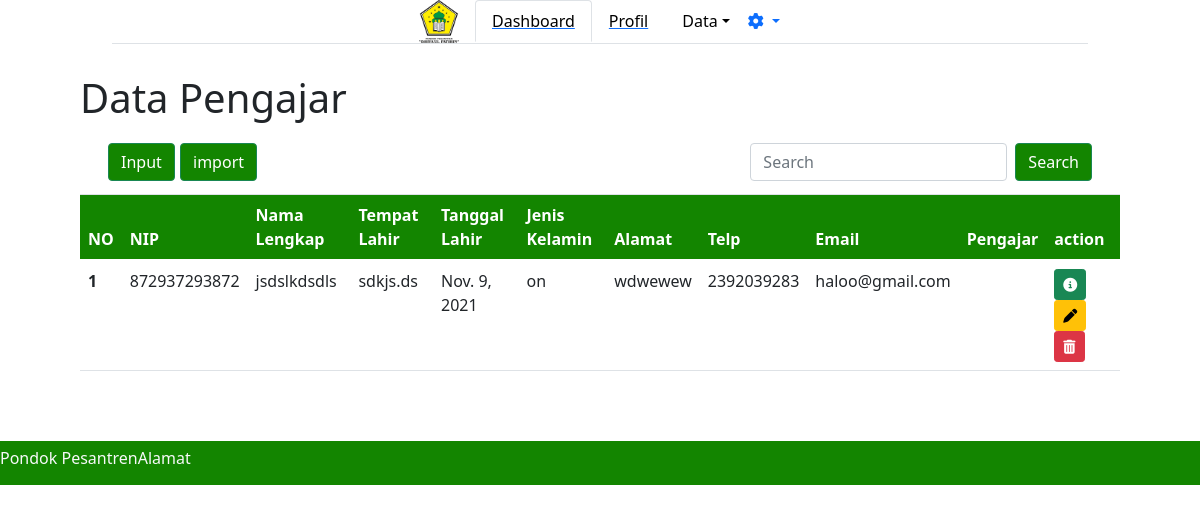
The app's page /adminpondok/datapengajar/, older data.
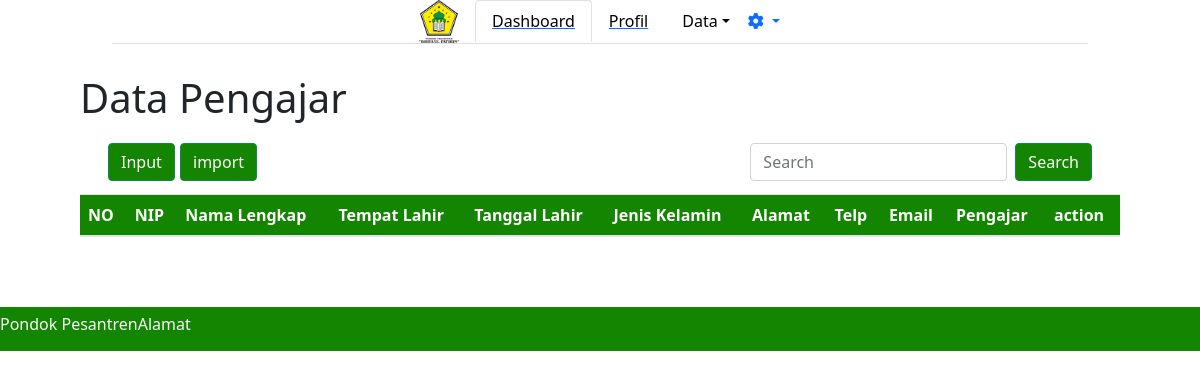
The same page, newer data.
### adminpondok/models.py (models this page shows)
class Pengajar(models.Model):
    kelamin = [
        ('Laki-Laki', 'Laki-Laki'),
        ('Perempuan', 'Perempuan'),
    ]
    NIP = models.IntegerField()
    nama_pengajar = models.CharField(max_length=30)
    tempat_lahir = models.CharField(max_length=20)
    tanggal_lahir = models.DateField()
    jk = models.CharField(max_length=9, choices=kelamin, default='')
    almt = models.TextField(default='')
    telp = models.IntegerField(default=0)
    email = models.CharField(default='', max_length=20)
    pngjr = models.CharField(max_length=10, default='')

### adminpondok/views.py (the view, shortened to what this page needs)
# urls.py: path('datapengajar/', views.datapengajar),
def datapengajar(req):
    pengajar = models.Pengajar.objects.all()
    return render(req, 'adminpondok/datapengajar.html', {
        'data': pengajar,
    })

### adminpondok/templates/adminpondok/datapengajar.html (shortened to what this page needs)
{% extends "adminpondok/base.html" %}
{% block content %}
<h1>Data Pengajar</h1>
<nav class="navbar navbar-light bg-white">
    <div class="container-fluid">
        <a class="navbar-brand">
            <button type="button" class="btn btn-success" data-bs-toggle="modal" data-bs-target="#staticBackdrop" style="background-color: #138500;">
                Input
            </button>
            <button type="button" class="btn btn-success" style="background-color: #138500;">
                import
            </button>
            </a>
            <form class="d-flex">
                <input class="form-control me-2" type="search" placeholder="Search" aria-label="Search">
                <button class="btn btn-success" style="background-color:#138500 ;" type="submit">Search</button>
            </form>
        </div>
    </nav>
</div>
<table class="table">
    <thead>
        <tr style="background-color: #138500; color: #FFFFFF ;">
            <th scope="col">NO</th>
            <th scope="col">NIP</th>
            <th scope="col">Nama Lengkap</th>
            <th scope="col">Tempat Lahir</th>
            <th scope="col">Tanggal Lahir</th>
            <th scope="col">Jenis Kelamin</th>
            <th scope="col">Alamat</th>
            <th scope="col">Telp</th>
            <th scope="col">Email</th>
            <th scope="col">Pengajar</th>
            <th scope="col">action</th>
        </tr>
    </thead>
    {% for d in data %}
    <tbody>
        <tr>
            <th scope="row">{{ forloop.counter }}</th>
            <td>{{d.NIP}}</td>
            <td>{{d.nama_pengajar}}</td>
            <td>{{d.tempat_lahir}}</td>
            <td>{{d.tanggal_lahir}}</td>
            <td>{{d.jk}}</td>
            <td>{{d.almt}}</td>
            <td>{{d.telp}}</td>
            <td>{{d.email}}</td>
            <td>{{d.pngjr}}</td>
            <td>
                <a class="btn btn-sm btn-success" href="/{{d.id}}/detail"><i class="fas fa-info-circle"></i></a>
                <a class="btn btn-sm btn-warning" data-bs-toggle="modal" data-bs-target="#update"
                    href="/adminpondok/dataapengajar/{{d.id}}/updatepengajar"><i class="fas fa-pen"></i></a>
                <a class="btn btn-sm btn-danger" href="/adminpondok/datapengajar/{{d.id}}/deletepengajar"><i class="fas fa-trash-alt"></i></a>
            </td>
        </tr>
    </tbody>
    {% endfor %}
</table>
</div>
{% endblock %}

Row changes from the older to the newer data that the page shows:
removed Pengajar: NIP "872937293872", nama_pengajar "jsdslkdsdls", tempat_lahir "sdkjs.ds", tanggal_lahir "Nov. 9, 2021", jk "on", almt "wdwewew", telp "2392039283", email "haloo@gmail.com"
